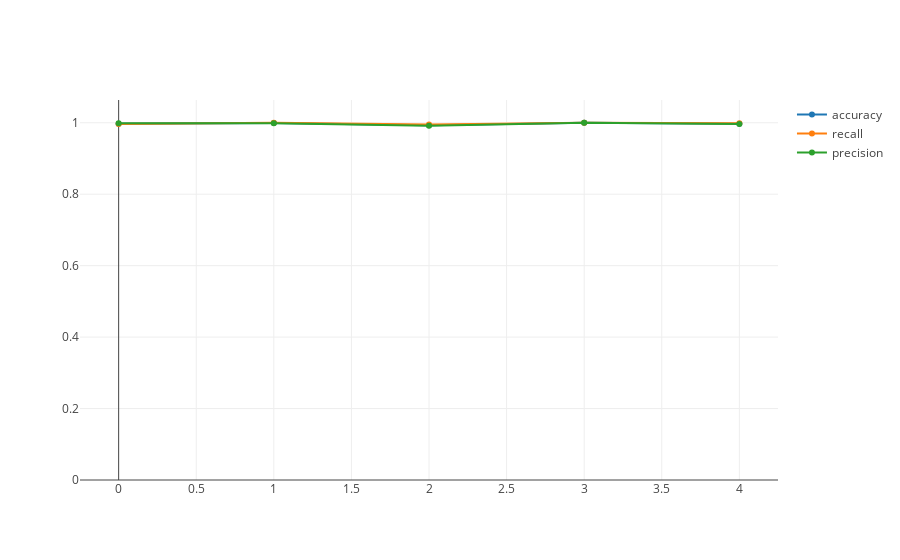

Notebook code cell kept with this figure:
### Markdown cell above
Looking at the results above the decision tree seems very effective at around 10 or 11 features. When looking at the other algorithms this one seems the most effective. I believe it's because of the power a decision tree has with categorical features.

To verify that the algorithm is as effective as it is with other test and train datasets cross validation is used. In the graph below it is visible that the same metrics are achieved with different test and train chunks using only 10 features of the dataset.

### Code cell
iplot(test_amount_features_kfold(10, clf_tree, X, y), filename='Decision tree metrics KFold')

### Figure 1 — Plotly figure (JSON) as saved in the notebook; plotly's stock layout.template omitted (floating-point values rounded to 4 significant figures)
{"data": [{"name": "accuracy", "type": "scatter", "uid": "01157575-a6e4-479e-b117-7669c0326147", "x": [0, 1, 2, 3, 4], "y": [0.9975, 0.9994, 0.9932, 1, 0.9975]}, {"name": "recall", "type": "scatter", "uid": "8857200a-c965-49f7-8359-2be2df4f23f0", "x": [0, 1, 2, 3, 4], "y": [0.9964, 1, 0.9952, 1, 0.9988]}, {"name": "precision", "type": "scatter", "uid": "dd7810f1-b4b8-4ca5-ac96-ad8a95c8312d", "x": [0, 1, 2, 3, 4], "y": [0.9988, 0.9988, 0.9916, 1, 0.9964]}], "layout": {"yaxis": {"autorange": true, "rangemode": "tozero"}}}
